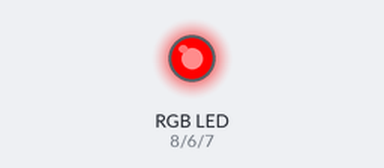
The sketch below on a simulated Arduino Uno, built with avr-gcc and run on an emulated ATmega328P. Shown: an RGB LED mixed from three pins (HIGH = lit).

Above: at 0.5 s.
At 1.5 s:
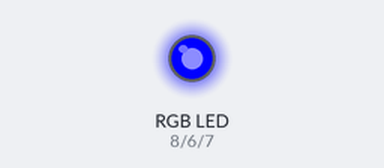
At 2.5 s:
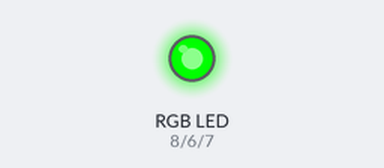
At 3.5 s:
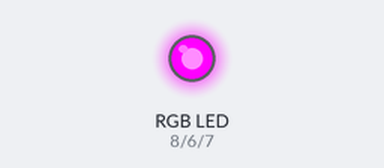
At 4.5 s:
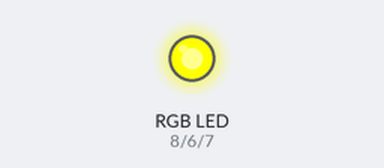
At 5.5 s:
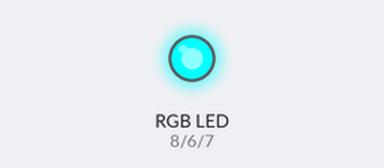
Timing chart, 0 to 7.8 s (numbered marks = the images above):
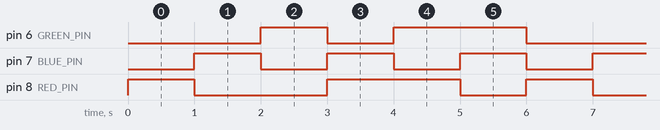

The sketch:

udemy-arduino-rgb.ino
```cpp
#define RED_PIN 8
#define BLUE_PIN 7
#define GREEN_PIN 6
#define WAIT_FOR 1000

void setup() {
  pinMode(RED_PIN, OUTPUT);
  pinMode(BLUE_PIN, OUTPUT);
  pinMode(GREEN_PIN, OUTPUT);
}

void loop() {
  digitalWrite(RED_PIN, HIGH);
  digitalWrite(BLUE_PIN, LOW);
  digitalWrite(GREEN_PIN, LOW);
  delay(WAIT_FOR);
  digitalWrite(RED_PIN, LOW);
  digitalWrite(BLUE_PIN, HIGH);
  digitalWrite(GREEN_PIN, LOW);
  delay(WAIT_FOR);
  digitalWrite(RED_PIN, LOW);
  digitalWrite(BLUE_PIN, LOW);
  digitalWrite(GREEN_PIN, HIGH);
  delay(WAIT_FOR);
  digitalWrite(RED_PIN, HIGH);
  digitalWrite(BLUE_PIN, HIGH);
  digitalWrite(GREEN_PIN, LOW);
  delay(WAIT_FOR);
  digitalWrite(RED_PIN, HIGH);
  digitalWrite(BLUE_PIN, LOW);
  digitalWrite(GREEN_PIN, HIGH);
  delay(WAIT_FOR);
  digitalWrite(RED_PIN, LOW);
  digitalWrite(BLUE_PIN, HIGH);
  digitalWrite(GREEN_PIN, HIGH);
  delay(WAIT_FOR);
}
```

Measured:
- by itself, pin 6 (GREEN_PIN): repeats every 6.0 s: LOW 1.0 s, HIGH 2.0 s, LOW 2.0 s, HIGH 1.0 s
- by itself, pin 7 (BLUE_PIN): alternates HIGH for 1.0 s and LOW for 1.0 s
- by itself, pin 8 (RED_PIN): repeats every 6.0 s: LOW 2.0 s, HIGH 2.0 s, LOW 1.0 s, HIGH 1.0 s
